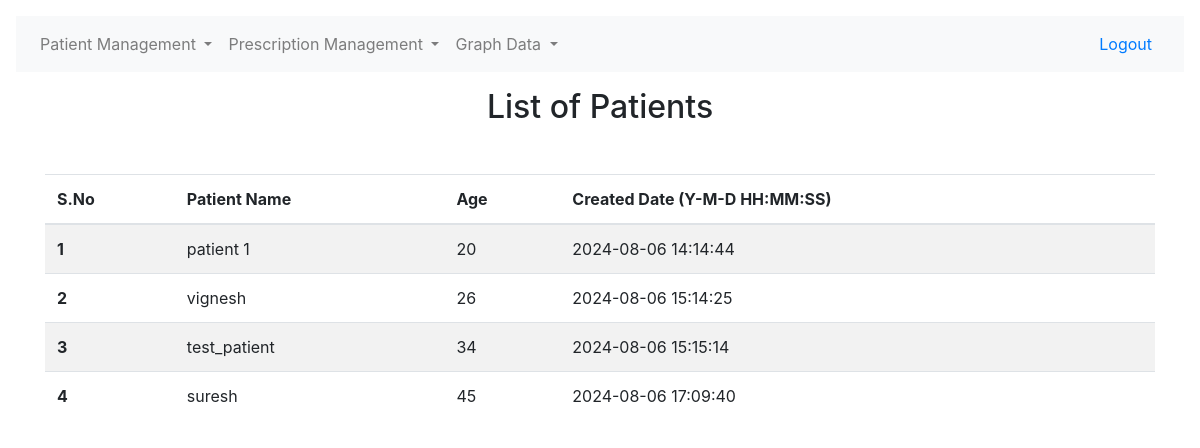
/post_login/view_patient.php (signed in), run on the app's committed database.
### tables this page shows
CREATE TABLE `patient` (
  `patient_id` int(11) NOT NULL,
  `patient_name` varchar(200) NOT NULL,
  `age` int(3) NOT NULL,
  `created_at` timestamp NOT NULL DEFAULT current_timestamp()
);

### post_login/view_patient.php (the view, shortened to what this page needs)
<?php
require_once "../actions/db_config.php";
$sql = "SELECT * from patient";
$all_patient = mysqli_query($link, $sql);
?>
<!DOCTYPE html>
<html lang="en">
<head>
</head>
<body>
    <?php
    include('header.php');
    ?>
    <div class="container">
        <div class="text-center mb-5">
            <h2>List of Patients</h2>
        </div>
        <table class="table table-hover table-striped">
            <thead>
                <tr>
                    <th scope="col">S.No</th>
                    <th scope="col">Patient Name</th>
                    <th scope="col">Age</th>
                    <th scope="col">Created Date (Y-M-D HH:MM:SS)</th>
                </tr>
            </thead>
            <tbody>
                <?php
                    $i = 0;
                while ($each_patient= mysqli_fetch_array(
                    $all_patient,
                    MYSQLI_ASSOC
                )) :;
                    $i++;
                ?>
                    <tr>
                        <th scope="row"><?php echo $i; ?></th>
                        <td><?php echo $each_patient['patient_name'] ?></td>
                        <td><?php echo $each_patient['age'] ?></td>
                        <td><?php echo $each_patient['created_at'] ?></td>
                    </tr>
                <?php
                endwhile;
                ?>
            </tbody>
        </table>
    </div>
</body>
</html>

### data on the page
patient: patient_name "patient 1", age "20", created_at "2024-08-06 14:14:44"
patient: patient_name "vignesh", age "26", created_at "2024-08-06 15:14:25"
patient: patient_name "test_patient", age "34", created_at "2024-08-06 15:15:14"
patient: patient_name "suresh", age "45", created_at "2024-08-06 17:09:40"
